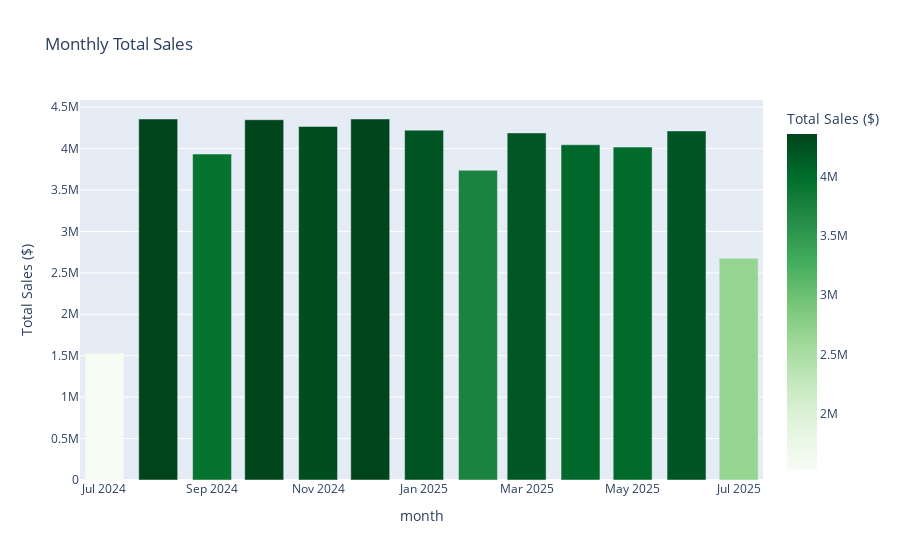

Notebook cell for this chart:
### Code cell
# Build visual of MoM sales

# Load and prep
df = views["monthly_sales_returns_summary"].copy()
df["month"] = pd.to_datetime(df["month"])

# Plot monthly sales
fig = px.bar(
    df,
    x="month",
    y="total_sales",
    color="total_sales",
    color_continuous_scale="Greens",
    title="Monthly Total Sales",
    labels={"total_sales": "Total Sales ($)"}
)

fig.update_layout(hovermode="x unified")
fig.show()

### Figure 1 — Plotly figure (JSON) as saved in the notebook; plotly's stock layout.template omitted (floating-point values rounded to 4 significant figures)
{"data": [{"hovertemplate": "month=%{x}<br>Total Sales ($)=%{marker.color}<extra></extra>", "legendgroup": "", "marker": {"color": [1529000.0, 4356000.0, 3933000.0, 4348000.0, 4267000.0, 4356000.0, 4222000.0, 3738000.0, 4189000.0, 4046000.0, 4017000.0, 4212000.0, 2676000.0], "coloraxis": "coloraxis", "pattern": {"shape": ""}}, "name": "", "orientation": "v", "showlegend": false, "textposition": "auto", "type": "bar", "x": ["2024-07-01T00:00:00.000000000", "2024-08-01T00:00:00.000000000", "2024-09-01T00:00:00.000000000", "2024-10-01T00:00:00.000000000", "2024-11-01T00:00:00.000000000", "2024-12-01T00:00:00.000000000", "2025-01-01T00:00:00.000000000", "2025-02-01T00:00:00.000000000", "2025-03-01T00:00:00.000000000", "2025-04-01T00:00:00.000000000", "2025-05-01T00:00:00.000000000", "2025-06-01T00:00:00.000000000", "2025-07-01T00:00:00.000000000"], "xaxis": "x", "y": [1529000.0, 4356000.0, 3933000.0, 4348000.0, 4267000.0, 4356000.0, 4222000.0, 3738000.0, 4189000.0, 4046000.0, 4017000.0, 4212000.0, 2676000.0], "yaxis": "y"}], "layout": {"barmode": "relative", "coloraxis": {"colorbar": {"title": {"text": "Total Sales ($)"}}, "colorscale": [[0, "rgb(247,252,245)"], [0.125, "rgb(229,245,224)"], [0.25, "rgb(199,233,192)"], [0.375, "rgb(161,217,155)"], [0.5, "rgb(116,196,118)"], [0.625, "rgb(65,171,93)"], [0.75, "rgb(35,139,69)"], [0.875, "rgb(0,109,44)"], [1, "rgb(0,68,27)"]]}, "hovermode": "x unified", "legend": {"tracegroupgap": 0}, "title": {"text": "Monthly Total Sales"}, "xaxis": {"anchor": "y", "domain": [0, 1], "title": {"text": "month"}}, "yaxis": {"anchor": "x", "domain": [0, 1], "title": {"text": "Total Sales ($)"}}}}
